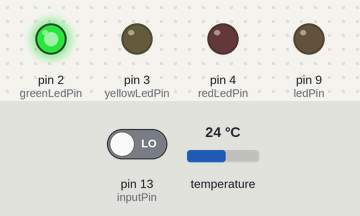
Recording of a sketch running on a simulated Arduino Uno, built with avr-gcc and run on an emulated ATmega328P. Shown: output pins drawn as LEDs (lit = HIGH). The test bench sets the inputs (shaded band); at power-on: temperature 24 °C, pin 13 (inputPin) LOW. What the sketch prints to the serial monitor is not drawn.

Above: at 2.3 s.
2.4 s: temperature set to 34.3 °C
4.2 s: temperature set to 35.5 °C
At 5.8 s:
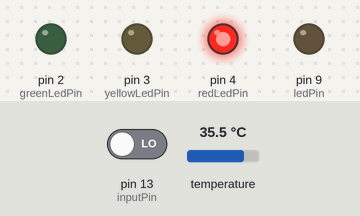
6.1 s: pin 13 (inputPin) driven HIGH
At 7.1 s:
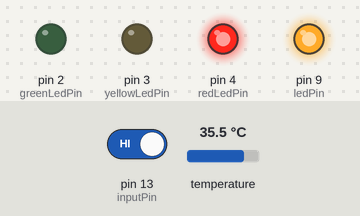
7.6 s: temperature set to 12 °C
At 8.1 s:
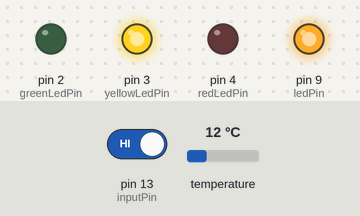
9.1 s: pin 13 (inputPin) driven LOW
At 10.4 s:
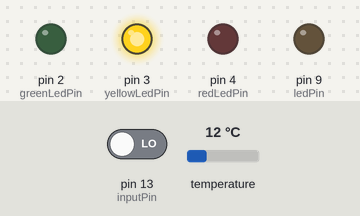
10.7 s: temperature set to 14.6 °C
12.2 s: temperature set to 15.4 °C
At 12.8 s:
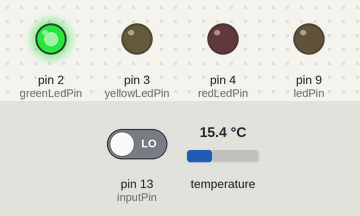
Timing chart, 0 to 14.7 s (numbered marks = the images above; inputs shaded):
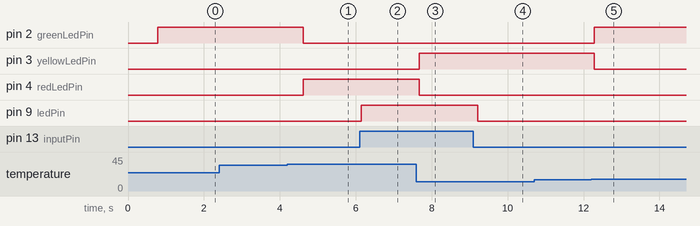

The sketch:

tempPIRCombined.ino
```cpp
#include <DallasTemperature.h>
#include <OneWire.h>

//PIR
int ledPin = 9;                // choose the pin for the LED
int inputPin = 13;               // choose the input pin (for PIR sensor)
int pirState = LOW;             // we start, assuming no motion detected
int val = 0;                    // variable for reading the pin status

//----------------------------------

//Temprature Sensor

int greenLedPin = 2;           // Pin Green LED is connected to
int yellowLedPin = 3;          // Pin Yellow LED is connected to
int redLedPin = 4;           // Pin Red LED is connected to
//int pirLedPin = 13;          // Pir Led connected output 13

int temp_sensor = 5;       // Pin DS18B20 Sensor is connected to
//int pir_sensor = 9;        // Pir sesor input connected 9

float temperature = 0;      //Variable to store the temperature in
int lowerLimit = 15;      //define the lower threshold for the temperature
int upperLimit = 35;      //define the upper threshold for the temperature


OneWire oneWirePin(temp_sensor);

DallasTemperature sensors(&oneWirePin);

void setup(void){
  Serial.begin(9600);


  //PIR
  pinMode(ledPin, OUTPUT);      // declare LED as output
  pinMode(inputPin, INPUT);     // declare sensor as input

  //----------------------------------

  //Temprature Sensor

  //Setup the LEDS to act as outputs for Temprature sensor
  pinMode(redLedPin,OUTPUT);
  pinMode(greenLedPin,OUTPUT);
  pinMode(yellowLedPin,OUTPUT);

  //pinMode(pir_sensor, INPUT);//pin 9 pir sensor output
  //pinMode(pirLedPin, OUTPUT);

  sensors.begin();
}

void loop(){

//PIR

val = digitalRead(inputPin);  // read input value
  if (val == HIGH) {            // check if the input is HIGH
    digitalWrite(ledPin, HIGH);  // turn LED ON
    if (pirState == LOW) {
      // we have just turned on
      Serial.print(3);
      Serial.print(",");
      Serial.println("Motion detected!");
      // We only want to print on the output change, not state
      pirState = HIGH;
    }
  } else {
    digitalWrite(ledPin, LOW); // turn LED OFF
    if (pirState == HIGH){
      // we have just turned of
      Serial.println("Motion ended!");
      // We only want to print on the output change, not state
      pirState = LOW;
    }
  }

//--------------------------------------------------------

//Temprature Sensor

  //Serial.print("Requesting Temperatures from sensors: ");
  sensors.requestTemperatures();
  //Serial.println("DONE");

  temperature = sensors.getTempCByIndex(0);

  digitalWrite(redLedPin, LOW);
  digitalWrite(greenLedPin, LOW);
  digitalWrite(yellowLedPin, LOW);

  //Serial.print("Temperature is ");
  Serial.print(1);
  Serial.print(",");
  Serial.print(int(temperature));
  Serial.print(",");

  //Setup the LEDS to act as outputs
  if(temperature <= lowerLimit){
    //Serial.println(", Yellow LED is Activated");
    digitalWrite(yellowLedPin, HIGH);
  }
  else if(temperature > lowerLimit && temperature < upperLimit){
    //Serial.println(", Green LED is Activated");
    digitalWrite(greenLedPin, HIGH);
  }
  else if(temperature >= upperLimit){
    Serial.println(", Red LED is Activated");
    digitalWrite(redLedPin, HIGH);
  }
  delay(2);
}
```

Measured:
- the behaviour switches between 34.9 and 35 °C on temperature (found by bisection; images 0 and 1)
- the behaviour switches between 15 and 15.1 °C on temperature (found by bisection; images 4 and 5)
- after the input at 4.2 s, pin 2 (greenLedPin): HIGH → LOW after 0.41 s; pin 4 (redLedPin): LOW → HIGH after 0.41 s
- after the input at 6.1 s, pin 9 (ledPin): LOW → HIGH after 0.05 s
- after the input at 7.6 s, pin 3 (yellowLedPin): LOW → HIGH after 0.08 s; pin 4 (redLedPin): HIGH → LOW after 0.08 s
- after the input at 9.1 s, pin 9 (ledPin): HIGH → LOW after 0.11 s
- after the input at 12.2 s, pin 2 (greenLedPin): LOW → HIGH after 0.08 s; pin 3 (yellowLedPin): HIGH → LOW after 0.08 s
